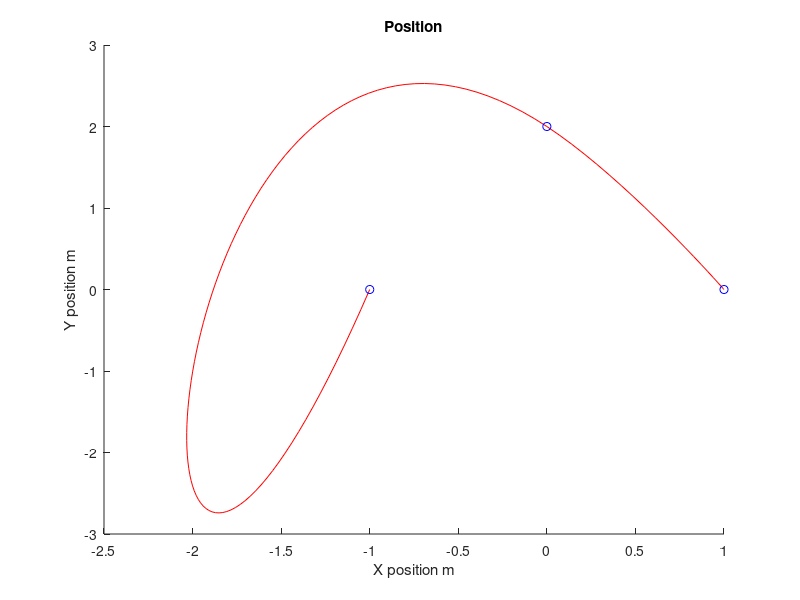

Write the MATLAB code that produced this figure.
x0_y0 = [ -1 0]; 
x1_y1 = [0 2]; 
x2_y2 = [ 1 0]; 
x0_y0dot = [ -1 -5]; 
x2_y2dot = [ 0 0]; 
t = [ 0 5 6]; 
t01 = [0:.05:5]; 
t12 = [5:.05:6]; 
A = [ 1 t(1) t(1)^2 t(1)^3 0 0 0 0; ...
      0 1 2*t(1) 3*t(1)^2 0 0 0 0; ...
      1 t(2) t(2)^2 t(2)^3 0 0 0 0; ...
      0 0 0 0 1 t(2) t(2)^2 t(2)^3; ... 
      0 1 2*t(2) 3*t(2)^2 0 -1 -2*t(2) -3*t(2)^2; ...
      0 0 2 6*t(2) 0 0 -2 -6*t(2); ...
      0 0 0 0 1 t(3) t(3)^2 t(3)^3; ... 
      0 0 0 0 0 1 2*t(3) 3*t(3)^2; ];  
b = [x0_y0; x0_y0dot; x1_y1; x1_y1; 0 0; 0 0; x2_y2; x2_y2dot];
coeff = A\b; 

P0x = coeff(1,1) + coeff(2,1)*t01 + coeff(3,1)*t01.^2 + coeff(4,1)*t01.^3;
P0y = coeff(1,2) + coeff(2,2)*t01 + coeff(3,2)*t01.^2 + coeff(4,2)*t01.^3;
P1x = coeff(5,1) + coeff(6,1)*t12 + coeff(7,1)*t12.^2 + coeff(8,1)*t12.^3; 
P1y = coeff(5,2) + coeff(6,2)*t12 + coeff(7,2)*t12.^2 + coeff(8,2)*t12.^3;
hold on
plot([P0x P1x],[P0y P1y],'-r'); 
scatter([x0_y0(1) x1_y1(1) x2_y2(1)], [x0_y0(2) x1_y1(2) x2_y2(2)],'b');
title('Position'); 
xlabel('X position m'); 
ylabel('Y position m'); 

